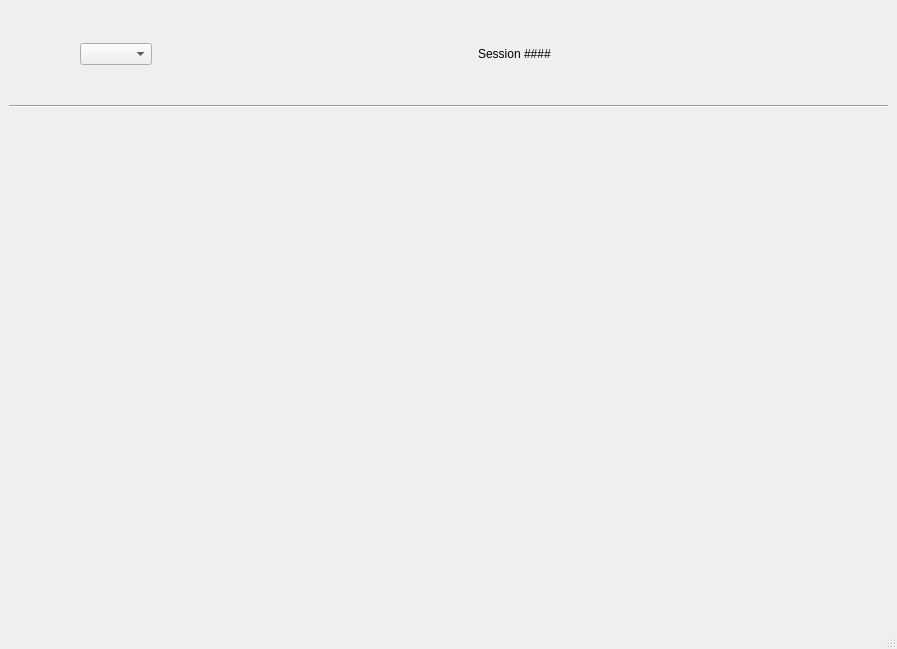
<?xml version="1.0" encoding="UTF-8"?>
<ui version="4.0">
 <class>MainWindow</class>
 <widget class="QMainWindow" name="MainWindow">
  <property name="geometry">
   <rect>
    <x>0</x>
    <y>0</y>
    <width>897</width>
    <height>649</height>
   </rect>
  </property>
  <property name="windowTitle">
   <string>MainWindow</string>
  </property>
  <widget class="QWidget" name="centralwidget">
   <layout class="QGridLayout" name="gridLayout_3">
    <item row="1" column="0">
     <widget class="Line" name="line">
      <property name="autoFillBackground">
       <bool>true</bool>
      </property>
      <property name="styleSheet">
       <string notr="true">color:black;</string>
      </property>
      <property name="orientation">
       <enum>Qt::Horizontal</enum>
      </property>
     </widget>
    </item>
    <item row="2" column="0">
     <widget class="QWidget" name="main_widget" native="true"/>
    </item>
    <item row="0" column="0">
     <widget class="QWidget" name="navbar_widget" native="true">
      <property name="maximumSize">
       <size>
        <width>16777215</width>
        <height>90</height>
       </size>
      </property>
      <layout class="QHBoxLayout" name="horizontalLayout">
       <item>
        <layout class="QGridLayout" name="navbar_layout">
         <property name="horizontalSpacing">
          <number>30</number>
         </property>
         <item row="1" column="6">
          <widget class="QPushButton" name="diagram_btn">
           <property name="autoFillBackground">
            <bool>false</bool>
           </property>
           <property name="styleSheet">
            <string notr="true">border:0;</string>
           </property>
           <property name="text">
            <string/>
           </property>
           <property name="icon">
            <iconset resource="../resources.qrc">
             <normaloff>:/icons/widgets/icons/diagram_icon.png</normaloff>
             <normalon>:/icons/widgets/icons/diagram_checked_icon.png</normalon>:/icons/widgets/icons/diagram_icon.png</iconset>
           </property>
           <property name="iconSize">
            <size>
             <width>50</width>
             <height>50</height>
            </size>
           </property>
           <property name="checkable">
            <bool>true</bool>
           </property>
          </widget>
         </item>
         <item row="1" column="9">
          <widget class="QPushButton" name="exit_btn">
           <property name="minimumSize">
            <size>
             <width>50</width>
             <height>50</height>
            </size>
           </property>
           <property name="autoFillBackground">
            <bool>false</bool>
           </property>
           <property name="styleSheet">
            <string notr="true">border:0;</string>
           </property>
           <property name="text">
            <string/>
           </property>
           <property name="icon">
            <iconset resource="../resources.qrc">
             <normaloff>:/icons/widgets/icons/exit_icon.png</normaloff>:/icons/widgets/icons/exit_icon.png</iconset>
           </property>
           <property name="iconSize">
            <size>
             <width>50</width>
             <height>50</height>
            </size>
           </property>
          </widget>
         </item>
         <item row="1" column="7">
          <widget class="QPushButton" name="data_btn">
           <property name="autoFillBackground">
            <bool>false</bool>
           </property>
           <property name="styleSheet">
            <string notr="true">border:0;</string>
           </property>
           <property name="text">
            <string/>
           </property>
           <property name="icon">
            <iconset resource="../resources.qrc">
             <normaloff>:/icons/widgets/icons/data_icon.png</normaloff>
             <normalon>:/icons/widgets/icons/data_checked_icon.png</normalon>:/icons/widgets/icons/data_icon.png</iconset>
           </property>
           <property name="iconSize">
            <size>
             <width>50</width>
             <height>50</height>
            </size>
           </property>
           <property name="checkable">
            <bool>true</bool>
           </property>
          </widget>
         </item>
         <item row="1" column="1">
          <widget class="QComboBox" name="user_list">
           <property name="currentText">
            <string/>
           </property>
          </widget>
         </item>
         <item row="1" column="3">
          <spacer name="horizontalSpacer">
           <property name="orientation">
            <enum>Qt::Horizontal</enum>
           </property>
           <property name="sizeHint" stdset="0">
            <size>
             <width>40</width>
             <height>20</height>
            </size>
           </property>
          </spacer>
         </item>
         <item row="1" column="0">
          <widget class="QPushButton" name="user_btn">
           <property name="autoFillBackground">
            <bool>false</bool>
           </property>
           <property name="styleSheet">
            <string notr="true">border:0;</string>
           </property>
           <property name="text">
            <string/>
           </property>
           <property name="icon">
            <iconset resource="../resources.qrc">
             <normaloff>:/icons/widgets/icons/user_icon.png</normaloff>:/icons/widgets/icons/user_icon.png</iconset>
           </property>
           <property name="iconSize">
            <size>
             <width>50</width>
             <height>50</height>
            </size>
           </property>
          </widget>
         </item>
         <item row="1" column="8">
          <widget class="QPushButton" name="download_btn">
           <property name="autoFillBackground">
            <bool>false</bool>
           </property>
           <property name="styleSheet">
            <string notr="true">border:0;</string>
           </property>
           <property name="text">
            <string/>
           </property>
           <property name="icon">
            <iconset resource="../resources.qrc">
             <normaloff>:/icons/widgets/icons/download_icon.png</normaloff>
             <normalon>:/icons/widgets/icons/download_checked_icon.png</normalon>:/icons/widgets/icons/download_icon.png</iconset>
           </property>
           <property name="iconSize">
            <size>
             <width>50</width>
             <height>50</height>
            </size>
           </property>
           <property name="checkable">
            <bool>true</bool>
           </property>
          </widget>
         </item>
         <item row="1" column="5">
          <widget class="QPushButton" name="home_btn">
           <property name="autoFillBackground">
            <bool>false</bool>
           </property>
           <property name="styleSheet">
            <string notr="true">border:0;</string>
           </property>
           <property name="text">
            <string/>
           </property>
           <property name="icon">
            <iconset resource="../resources.qrc">
             <normaloff>:/icons/widgets/icons/house_icon.png</normaloff>
             <normalon>:/icons/widgets/icons/house_checked_icon.png</normalon>:/icons/widgets/icons/house_icon.png</iconset>
           </property>
           <property name="iconSize">
            <size>
             <width>50</width>
             <height>50</height>
            </size>
           </property>
           <property name="checkable">
            <bool>true</bool>
           </property>
           <property name="checked">
            <bool>true</bool>
           </property>
          </widget>
         </item>
         <item row="1" column="4">
          <widget class="QLabel" name="session_label">
           <property name="text">
            <string>Session ####</string>
           </property>
          </widget>
         </item>
        </layout>
       </item>
      </layout>
     </widget>
    </item>
   </layout>
  </widget>
  <widget class="QStatusBar" name="statusbar"/>
 </widget>
 <resources>
  <include location="../resources.qrc"/>
 </resources>
 <connections/>
</ui>
